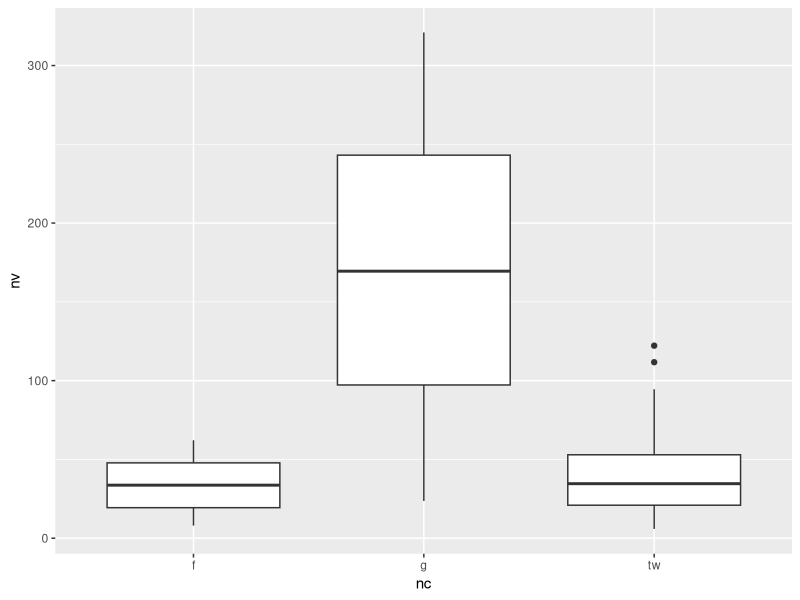
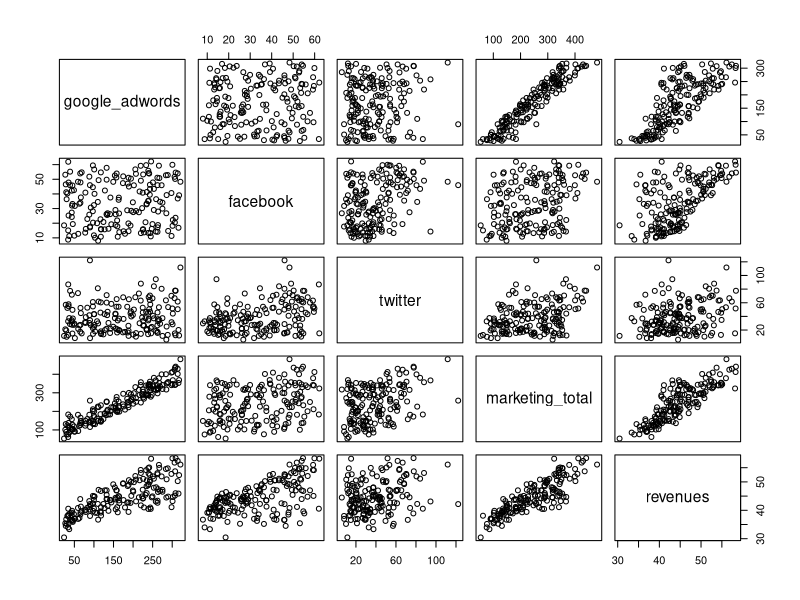
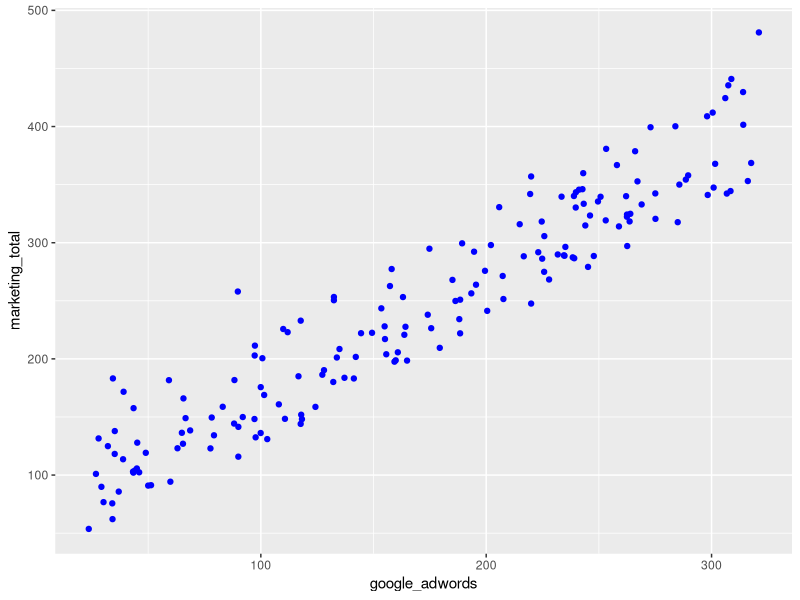
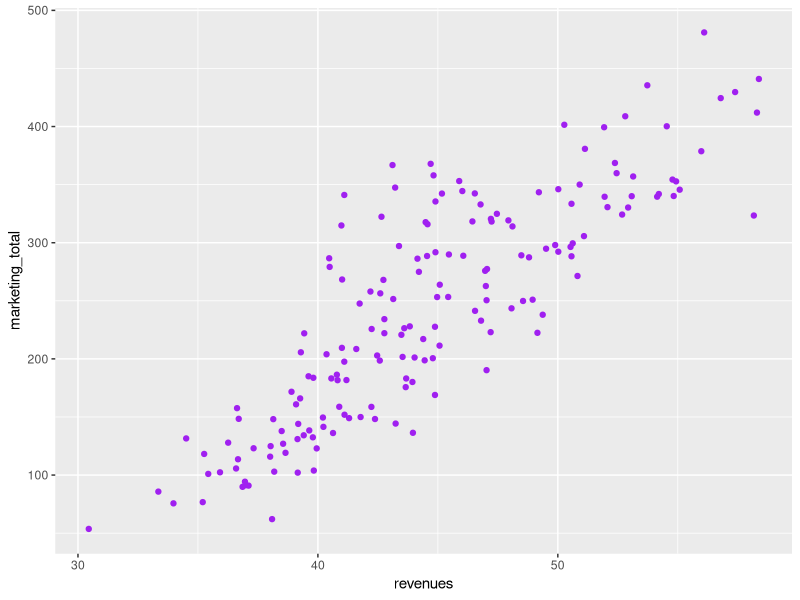
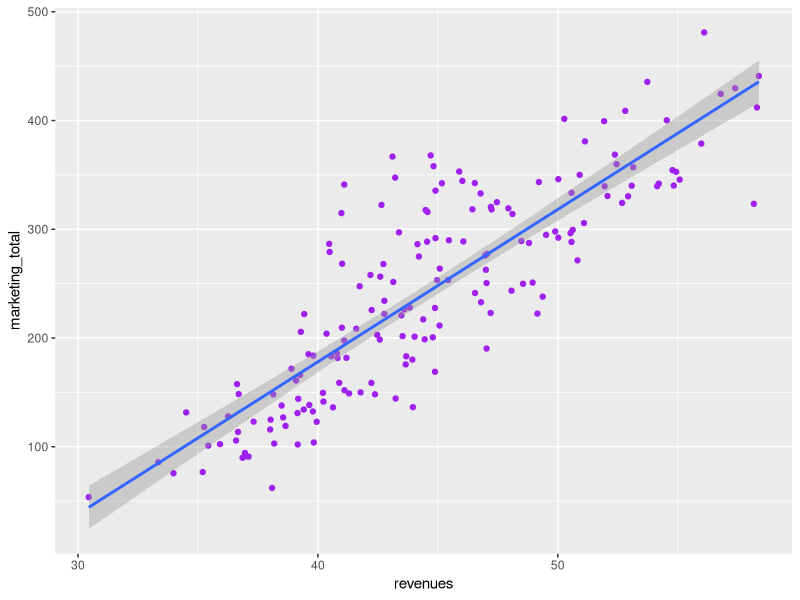
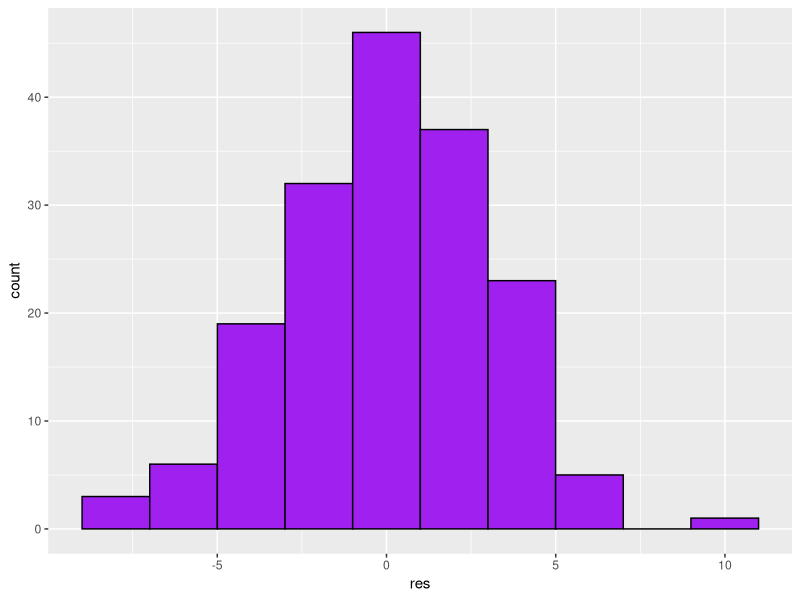
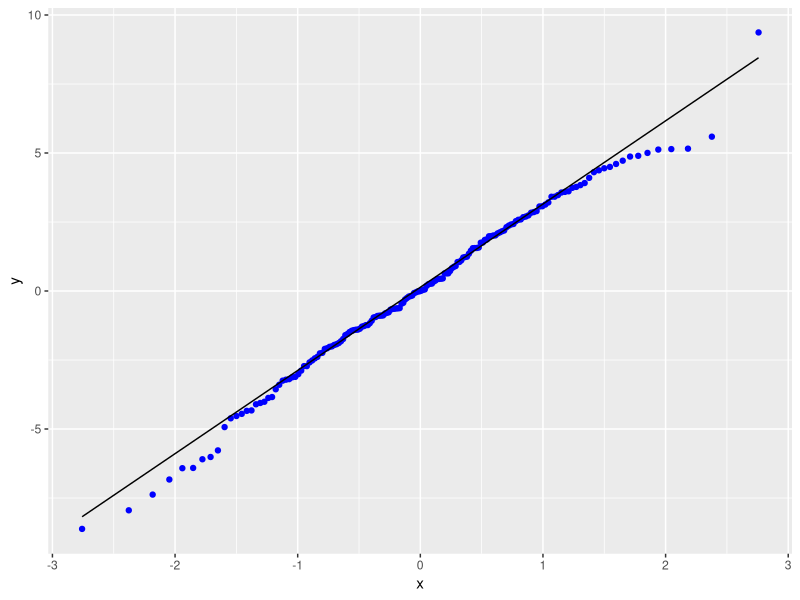
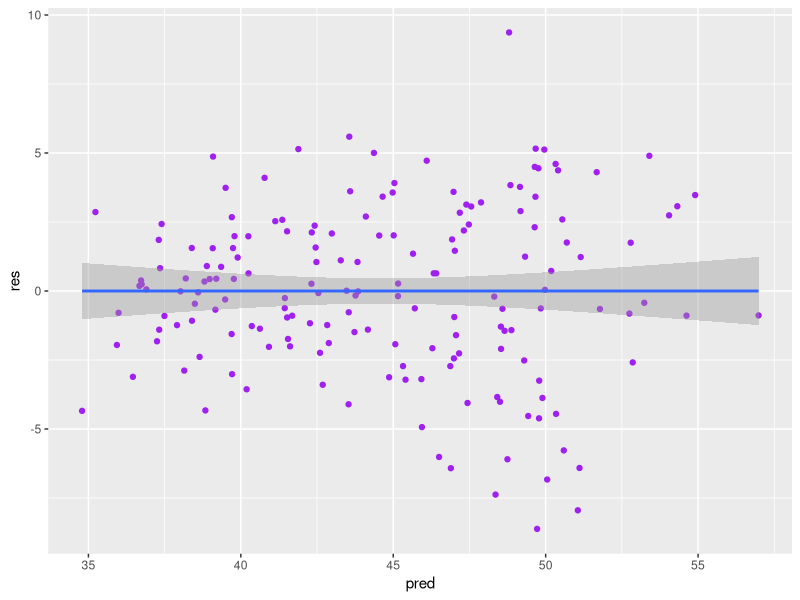

Reproduce these figures in R, in order.
library(data.table)
library(ggplot2)
#library(stringr)

df = read.csv('data/Ch4_marketing.csv',header=TRUE, stringsAsFactors=FALSE)
advert=copy(df)
setDT(advert)
str(advert)
advert = fread('data/Ch4_marketing.csv')

#test = advert[,.(summary(google_adwords),summary(facebook), summary(twitter))]

#advert[,.(summary(facebook))]
summary(advert$facebook)
summary(advert$google_adwords)
summary(advert$twitter)

g=advert[,google_adwords]
f=advert[,facebook]
tw=advert[,twitter]
nv=c(g,f,tw)

nc=c(rep('g',NROW(g)),rep('f',NROW(f)),rep('tw',NROW(tw)))
advert2=data.table(nv ,nc)
ggplot(advert2 , aes(x=nc ,y=nv)) + geom_boxplot ()
pairs(advert)

ggplot(advert , aes(x=google_adwords , y=marketing_total)) + geom_point(color='blue')
ggplot(advert , aes(x=revenues , y=marketing_total)) + geom_point(color='purple')

#Simple Linear Regression
model1=lm(revenues~marketing_total , data = advert)
model1
#check model summary
summary(model1)

#plot estimated regression line
ggplot(advert , aes(x=revenues , y=marketing_total)) +
  geom_point(color='purple') +
  geom_smooth(method = 'lm')

#list all model attributes
str(model1)

#call model residuals
model1$residuals

#test residuals Normality
#The residuals form a normal distribution around the regression line with mean value of 0.
resdf = data.table('res'=model1$residuals)
ggplot(resdf ,aes(x=res)) + geom_histogram(bins =10, fill='purple',color='black')
ggplot(resdf ,aes(sample=res)) + stat_qq(color='blue')+ stat_qq_line()

#Equal Variance
#Residuals form a random pattern distributed around a mean of 0.
#get predicted values from lm model
resdf[,pred := model1$fitted.values]

ggplot(resdf ,aes(x=pred, y=res)) +
  geom_point(color='purple')+
  geom_smooth(method='lm')

#use new marketing totals to predict revenues
summary(advert$marketing_total)
advert[marketing_total >430, marketing_total]
newrev = data.table(marketing_total=seq (460 ,470 ,5))
predict.lm(model1 ,newrev ,interval = 'predict')

#on 99% confidence interval
predict.lm(model1 ,newrev ,level =.99, interval = 'predict')

#sample 30% of data
set.seed (4510)
liladvert = advert[sample(.N,.3*.N)]
samp_model = lm(revenues~marketing_total ,data=liladvert)
summary(samp_model)
confint(samp_model)

#use some new data for example to test the assumptions LINE
x=1:10
y=c(1 ,1.41 ,1.73 ,2 ,2.24 ,2.45 ,2.65 ,2.83 ,3 ,3.16)
fit = lm(y~x)
sampdt = data.table(x,y)
fit = lm(y~x)
sampdt = data.table(x,y)
sampdt[,res:=fit$residuals]
sampdt[,pred :=fit$fitted.values]

ggplot(sampdt ,aes(x=x,y=y)) + geom_point(color = 'purple') +
  geom_smooth(method = "lm") + labs(title="Linearity?")

ggplot(sampdt ,aes(x=res)) + geom_histogram(bins =10,fill='blue',color='white') +
  labs(title= "Normality?")

ggplot(sampdt ,aes(x=pred ,y=res)) + geom_point(color='purple') +
  geom_smooth(method = 'lm') + labs(title="Equal Variance?")

#Multiple Regression
model2 = lm(revenues ~ google_adwords + facebook + twitter , data=advert)
resdf2 = data.table('res'=model2$residuals)
resdf2[,pred :=model2$fitted.values]
ggplot(resdf2 ,aes(x=res)) + geom_histogram(bins =10,fill='blue',color='white')

ggplot(resdf2 ,aes(sample=res)) + stat_qq(color="blue") +stat_qq_line ()

ggplot(resdf2 ,aes(x=pred ,y=res)) + geom_point(color='purple') + geom_smooth(method = 'lm')

summary(model2)

#without twitter
model3 = lm(revenues ~ google_adwords + facebook, data=advert)
resdf3 = data.table('res'=model3$residuals)
resdf3[,pred :=model3$fitted.values]

ggplot(resdf3 ,aes(x=res)) + geom_histogram(bins =10,fill='blue',color='white')

ggplot(resdf3 ,aes(sample=res)) + stat_qq(color="blue") +stat_qq_line ()

ggplot(resdf3 ,aes(x=pred ,y=res)) + geom_point(color='purple') + geom_smooth(method = 'lm')

summary(model3)
